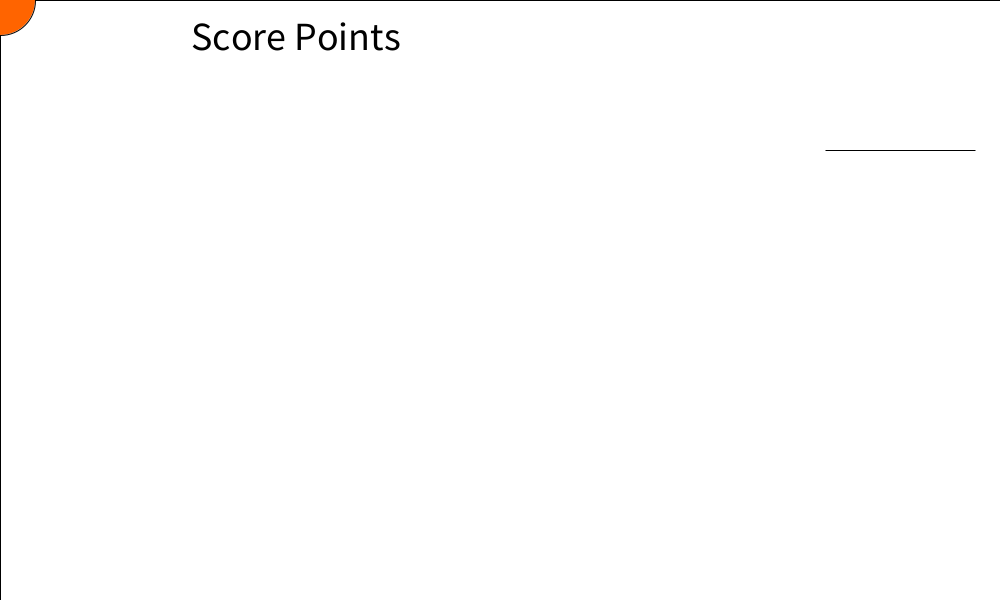
Frame 1 (no input)
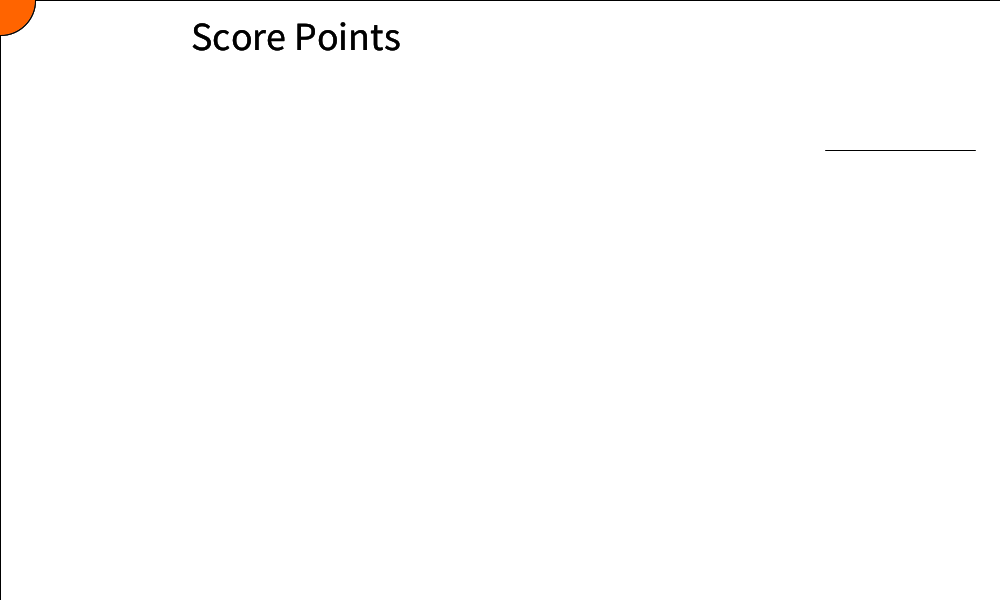
Frame 60 (the mouse pressed at the canvas centre just before this capture)
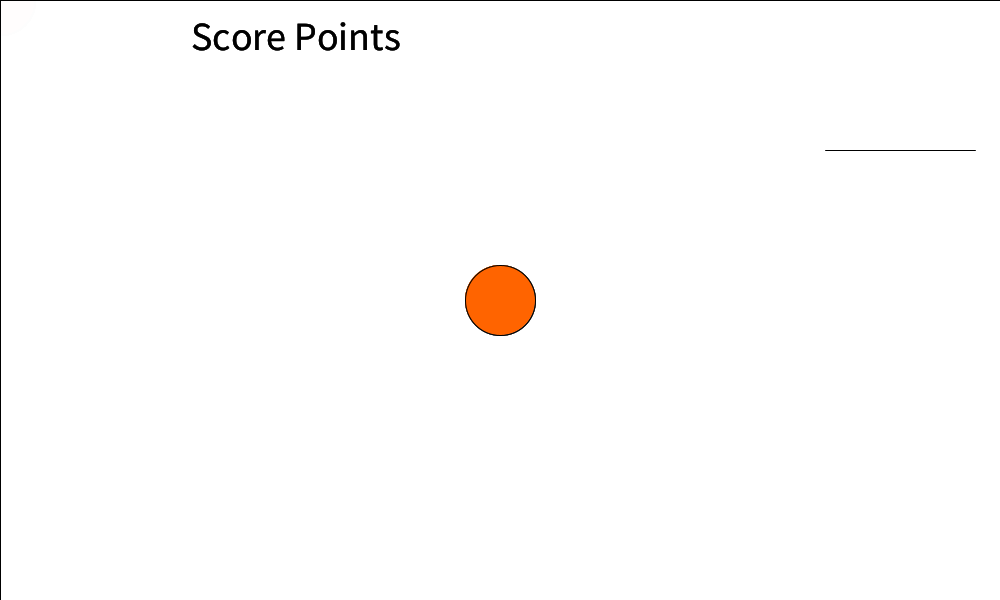
Frame 120 (the mouse held since frame 60 and released just before this capture)

The Processing sketch that drew these frames (run headless with seeded random() and noise(); from frame 60 on, the mouse is pressed at the canvas centre):

// Processing sketch: processing_48435
// ── processing_48435.pde

void setup()
{
  size(1000, 600);
  background(255, 255, 255);
  smooth();
  textAlign(CENTER);
  frameRate(50);
}

void draw()
{
  fill(255, 255, 255, 60);
  rect(0, 0, width, height);
  frameRate(60);
  fill(255, 100, 0);
  ellipse(mouseX, mouseY, 70, 70);

  fill(0, 0, 0);
  textSize(40);
  text("Score Points ", 300, 50);
  
  fill(255,255,255,0);
  ellipse(900,150, 150,0);
}
